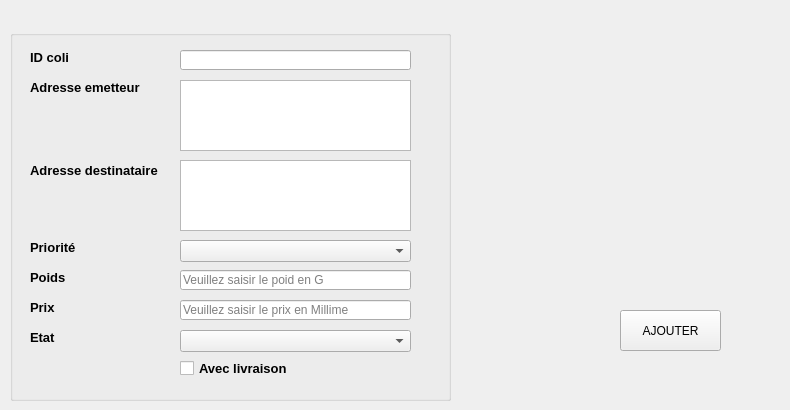
     <widget class="QWidget" name="tab_2">
      <attribute name="title">
       <string>Ajouter Coli</string>
      </attribute>
      <widget class="QGroupBox" name="groupBox_2">
       <property name="geometry">
        <rect>
         <x>10</x>
         <y>30</y>
         <width>441</width>
         <height>371</height>
        </rect>
       </property>
       <property name="title">
        <string/>
       </property>
       <widget class="QLabel" name="label_3">
        <property name="geometry">
         <rect>
          <x>20</x>
          <y>130</y>
          <width>141</width>
          <height>21</height>
         </rect>
        </property>
        <property name="font">
         <font>
          <family>Arial</family>
          <weight>75</weight>
          <bold>true</bold>
         </font>
        </property>
        <property name="text">
         <string>&lt;html&gt;&lt;head/&gt;&lt;body&gt;&lt;p&gt;&lt;span style=&quot; font-size:10pt; color:#000000;&quot;&gt;Adresse destinataire&lt;/span&gt;&lt;/p&gt;&lt;/body&gt;&lt;/html&gt;</string>
        </property>
       </widget>
       <widget class="QLineEdit" name="Poids">
        <property name="geometry">
         <rect>
          <x>170</x>
          <y>240</y>
          <width>231</width>
          <height>20</height>
         </rect>
        </property>
        <property name="placeholderText">
         <string>Veuillez saisir le poid en G</string>
        </property>
       </widget>
       <widget class="QLabel" name="label_4">
        <property name="geometry">
         <rect>
          <x>20</x>
          <y>210</y>
          <width>61</width>
          <height>16</height>
         </rect>
        </property>
        <property name="font">
         <font>
          <family>Arial</family>
          <weight>75</weight>
          <bold>true</bold>
         </font>
        </property>
        <property name="text">
         <string>&lt;html&gt;&lt;head/&gt;&lt;body&gt;&lt;p&gt;&lt;span style=&quot; font-size:10pt; color:#000000;&quot;&gt;Priorité&lt;/span&gt;&lt;/p&gt;&lt;/body&gt;&lt;/html&gt;</string>
        </property>
       </widget>
       <widget class="QLabel" name="label_5">
        <property name="geometry">
         <rect>
          <x>20</x>
          <y>240</y>
          <width>51</width>
          <height>16</height>
         </rect>
        </property>
        <property name="font">
         <font>
          <family>Arial</family>
          <weight>75</weight>
          <bold>true</bold>
         </font>
        </property>
        <property name="text">
         <string>&lt;html&gt;&lt;head/&gt;&lt;body&gt;&lt;p&gt;&lt;span style=&quot; font-size:10pt; color:#000000;&quot;&gt;Poids&lt;/span&gt;&lt;/p&gt;&lt;/body&gt;&lt;/html&gt;</string>
        </property>
       </widget>
       <widget class="QLabel" name="label_7">
        <property name="geometry">
         <rect>
          <x>20</x>
          <y>270</y>
          <width>47</width>
          <height>13</height>
         </rect>
        </property>
        <property name="font">
         <font>
          <family>Arial</family>
         </font>
        </property>
        <property name="text">
         <string>&lt;html&gt;&lt;head/&gt;&lt;body&gt;&lt;p&gt;&lt;span style=&quot; font-size:10pt; font-weight:600; color:#000000;&quot;&gt;Prix&lt;/span&gt;&lt;/p&gt;&lt;/body&gt;&lt;/html&gt;</string>
        </property>
       </widget>
       <widget class="QLabel" name="label">
        <property name="geometry">
         <rect>
          <x>20</x>
          <y>20</y>
          <width>61</width>
          <height>16</height>
         </rect>
        </property>
        <property name="font">
         <font>
          <family>Arial</family>
          <weight>75</weight>
          <bold>true</bold>
         </font>
        </property>
        <property name="text">
         <string>&lt;html&gt;&lt;head/&gt;&lt;body&gt;&lt;p&gt;&lt;span style=&quot; font-size:10pt; color:#000000;&quot;&gt;ID coli&lt;/span&gt;&lt;/p&gt;&lt;/body&gt;&lt;/html&gt;</string>
        </property>
       </widget>
       <widget class="QLabel" name="label_6">
        <property name="geometry">
         <rect>
          <x>20</x>
          <y>300</y>
          <width>47</width>
          <height>13</height>
         </rect>
        </property>
        <property name="font">
         <font>
          <family>Arial</family>
          <weight>75</weight>
          <bold>true</bold>
         </font>
        </property>
        <property name="text">
         <string>&lt;html&gt;&lt;head/&gt;&lt;body&gt;&lt;p&gt;&lt;span style=&quot; font-size:10pt; color:#000000;&quot;&gt;Etat&lt;/span&gt;&lt;/p&gt;&lt;/body&gt;&lt;/html&gt;</string>
        </property>
       </widget>
       <widget class="QCheckBox" name="Avecliv">
        <property name="geometry">
         <rect>
          <x>170</x>
          <y>330</y>
          <width>161</width>
          <height>17</height>
         </rect>
        </property>
        <property name="font">
         <font>
          <family>Arial</family>
          <pointsize>10</pointsize>
          <weight>75</weight>
          <bold>true</bold>
         </font>
        </property>
        <property name="text">
         <string>Avec livraison</string>
        </property>
       </widget>
       <widget class="QLabel" name="label_2">
        <property name="geometry">
         <rect>
          <x>20</x>
          <y>50</y>
          <width>131</width>
          <height>16</height>
         </rect>
        </property>
        <property name="font">
         <font>
          <family>Arial</family>
          <pointsize>10</pointsize>
          <weight>75</weight>
          <bold>true</bold>
         </font>
        </property>
        <property name="text">
         <string>&lt;html&gt;&lt;head/&gt;&lt;body&gt;&lt;p&gt;&lt;span style=&quot; color:#000000;&quot;&gt;Adresse emetteur&lt;/span&gt;&lt;/p&gt;&lt;/body&gt;&lt;/html&gt;</string>
        </property>
       </widget>
       <widget class="QLineEdit" name="idcoli">
        <property name="geometry">
         <rect>
          <x>170</x>
          <y>20</y>
          <width>231</width>
          <height>20</height>
         </rect>
        </property>
       </widget>
       <widget class="QLineEdit" name="Prix">
        <property name="geometry">
         <rect>
          <x>170</x>
          <y>270</y>
          <width>231</width>
          <height>20</height>
         </rect>
        </property>
        <property name="placeholderText">
         <string>Veuillez saisir le prix en Millime</string>
        </property>
       </widget>
       <widget class="QComboBox" name="Priorite">
        <property name="geometry">
         <rect>
          <x>170</x>
          <y>210</y>
          <width>231</width>
          <height>22</height>
         </rect>
        </property>
       </widget>
       <widget class="QTextEdit" name="Adresseem">
        <property name="geometry">
         <rect>
          <x>170</x>
          <y>50</y>
          <width>231</width>
          <height>71</height>
         </rect>
        </property>
       </widget>
       <widget class="QTextEdit" name="Adressedest">
        <property name="geometry">
         <rect>
          <x>170</x>
          <y>130</y>
          <width>231</width>
          <height>71</height>
         </rect>
        </property>
       </widget>
       <widget class="QComboBox" name="Etat">
        <property name="geometry">
         <rect>
          <x>170</x>
          <y>300</y>
          <width>231</width>
          <height>22</height>
         </rect>
        </property>
       </widget>
      </widget>
      <widget class="QPushButton" name="ajoutercoli">
       <property name="geometry">
        <rect>
         <x>620</x>
         <y>310</y>
         <width>101</width>
         <height>41</height>
        </rect>
       </property>
       <property name="styleSheet">
        <string notr="true">border-image: url(:/Images/add.png);</string>
       </property>
       <property name="text">
        <string>AJOUTER</string>
       </property>
      </widget>
      <widget class="QLabel" name="label_30">
       <property name="geometry">
        <rect>
         <x>610</x>
         <y>0</y>
         <width>171</width>
         <height>141</height>
        </rect>
       </property>
       <property name="styleSheet">
        <string notr="true">border-image: url(:/Images/avatar.png);</string>
       </property>
       <property name="text">
        <string/>
       </property>
      </widget>
     </widget>
